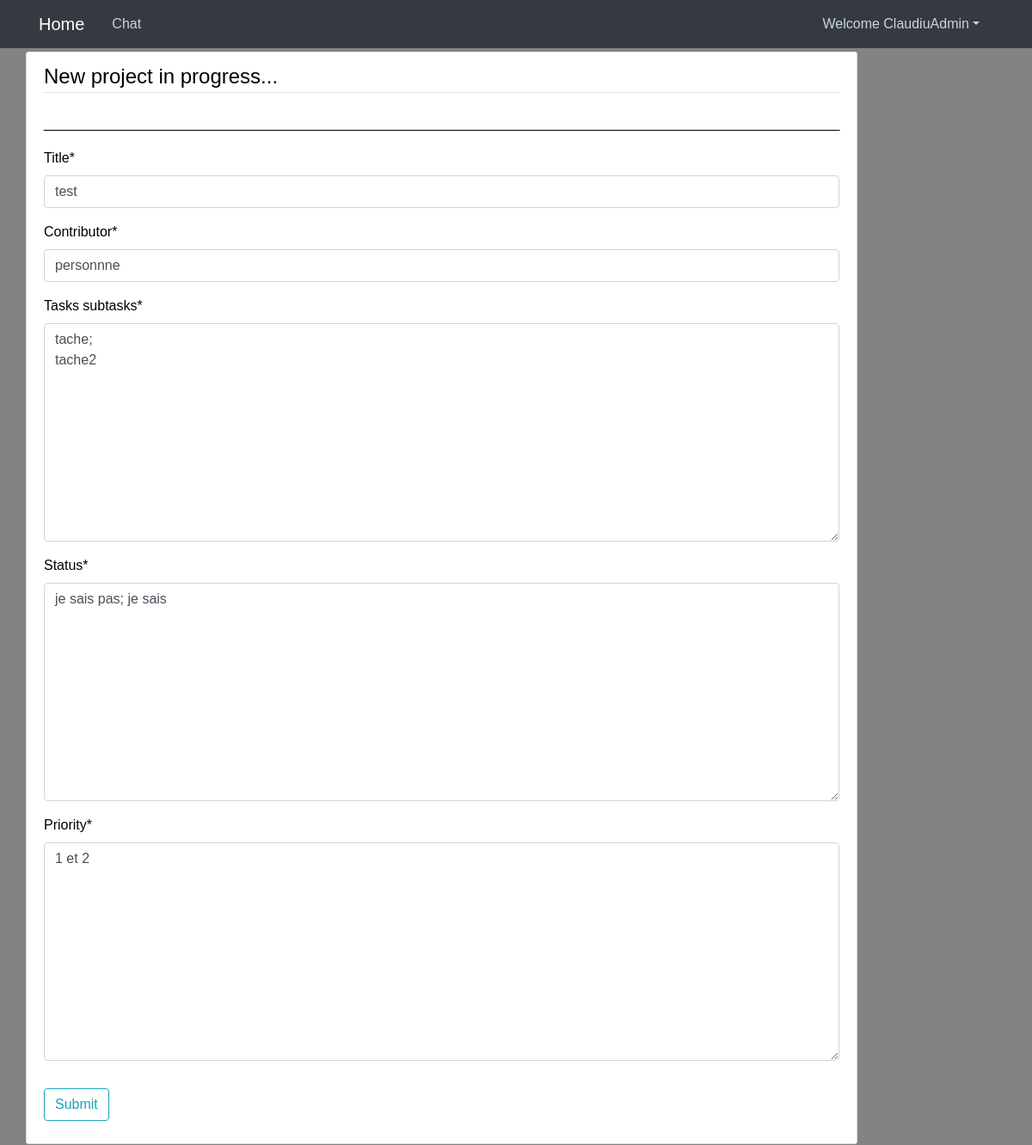
Screenshot of /post/2/update (signed in) with the database file from the repository.
### blog/models.py (models this page shows, shortened)
class Post(models.Model):
    date_posted = models.DateTimeField(default=timezone.now)
    author = models.ForeignKey(User, on_delete=models.CASCADE)
    title = models.CharField(max_length=100)
    contributor = models.CharField(max_length=100)
    status = models.TextField()
    tasks_subtasks =  models.TextField()
    priority =  models.TextField()
    class Meta:
        ordering = ['contributor']

### blog/views.py (the view, shortened to what this page needs)
# urls.py: path('post/<int:pk>/update', PostUpdateView.as_view(), name='post-update'),
class PostUpdateView(LoginRequiredMixin, UserPassesTestMixin, UpdateView):
    model = Post
    fields =['title','contributor','tasks_subtasks','status','priority']
    def test_func(self):
        post = self.get_object()
        return True

### blog/templates/Blog/post_form.html (shortened to what this page needs)
{% extends "blog/base.html" %}
{% load crispy_forms_tags %}
{% block content %}
<div class="content-section">
   <form method="POST">
   <fieldset class="form-group">
      {% if object.author == user %}
      <legend class="border-bottom mb-4"> Update the project in progress...</legend>
      {% else %}
      <legend class="border-bottom mb-4"> New project in progress...</legend>
      {% endif %}
      <p>________________________________________________________________________________________________________</p>
     {{ form|crispy }}
   </fieldset>
   <div class="form-group">
      <button class="btn btn-outline-info" onclick="afficherMessage()" type="submit"> Submit</button>
   </div>
</form>
</div>
{% endblock %}

### blog/templates/Blog/base.html (shortened to what this page needs)
{% load static %}
<!DOCTYPE html>
<html lang="en">
<head>
    <link href="https://cdn.jsdelivr.net/npm/bootstrap@4.0.0/dist/css/bootstrap.min.css"
 rel="stylesheet">
    <link rel="stylesheet" type="text/css" href="{% static 'blog/main.css' %}">
</head>
<body>
<header class="site-header">
    <nav class="navbar navbar-expand-md navbar-dark bg-dark fixed-top">
        <div class="container">
            <a class="navbar-brand mr-4" href="{% url 'blog-home' %}">Home</a>
            <div class="collapse navbar-collapse" id="navbarToggle">
                <div class="navbar-nav mr-auto">
                <a class="nav-item nav-link" href="{% url 'blog-about' %}"> Chat</a>
                </div>
                <div class="navbar-nav">
                    {% if user.is_authenticated %}
                    <ul class="navbar-nav mr-2">
                        <li class="nav-item dropdown">
                        <a class="nav-link dropdown-toggle" href='#' id="navbarDropdown" role="button" data-toggle="dropdown"> Welcome {{request.user}}</a>
                    {% else %}
                    <a class="nav-item nav-link" href="{% url 'login' %}">Login</a>
                    <a class="nav-item nav-link" href="{% url 'register' %}">Register</a>
                    {% endif %}
            </div>
        </div>
    </nav>
</header>
<main role="main" class="container">
    <div class="row">
        <div class="col-md-20">
            {% block content %}{% endblock %}
        </div>
    </div>
</main>
</body>
</html>

### blog/static/blog/main.css (style rules this page uses)
* { margin: 0; padding: 0; box-sizing: border-box; }
body { background: #838383; color: #000000; margin-top: 5rem; margin: 0; }
header { display: flex; justify-content: center; align-items: center; height: 60px; }
ul { margin: 0; }
.site-header .navbar-nav .nav-link { color: #cbd5db; }
.content-section { background: #ffffff; padding: 10px 20px; border: 1px solid #dddddd; border-radius: 3px; margin-bottom: 20px; }
body { font-family: Arial, sans-serif; }

### rows the page displays
Post: title "test", contributor "personnne", tasks_subtasks "tache; tache2", status "je sais pas; je sais", priority "1 et 2"

### other values shown
{{ request.user }} "ClaudiuAdmin"
